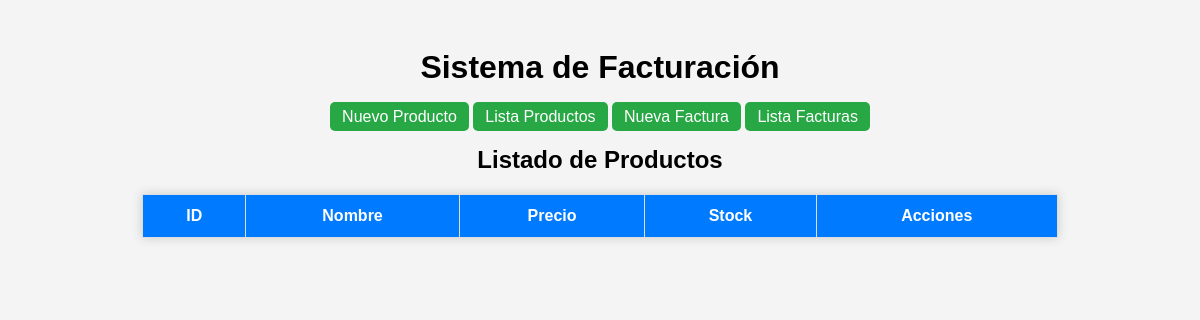
/productos/, run on an earlier commit of the app's database.
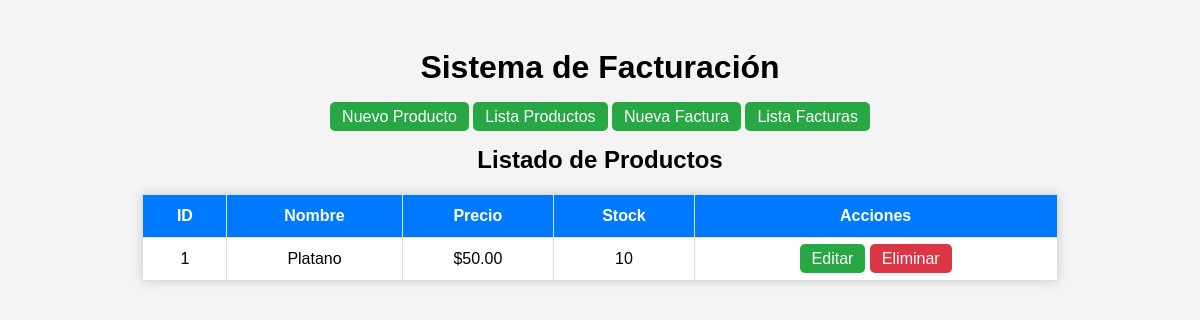
And on a later commit of the database.
### facturacion/models.py (models this page shows, shortened)
class Producto(models.Model):
    nombre = models.CharField(max_length=100)
    precio = models.DecimalField(max_digits=10, decimal_places=2)
    stock = models.IntegerField()

### facturacion/views.py (the view)
# urls.py: path('productos/', listar_productos, name='listar_productos'),
def listar_productos(request):
    productos = Producto.objects.all()
    return render(request, 'listar_productos.html', {'productos': productos})

### facturacion/Templates/listar_productos.html (shortened to what this page needs)
{% extends "base.html" %}
{% block content %}
    <h2 style="text-align: center;">Listado de Productos</h2>
    <table>
        <tr>
            <th>ID</th>
            <th>Nombre</th>
            <th>Precio</th>
            <th>Stock</th>
            <th>Acciones</th>
        </tr>
        {% for producto in productos %}
        <tr>
            <td>{{ producto.id }}</td>
            <td>{{ producto.nombre }}</td>
            <td>${{ producto.precio }}</td>
            <td>{{ producto.stock }}</td>
            <td>
                <a href="{% url 'editar_producto' producto.id %}" class="btn">Editar</a>
                <a href="{% url 'eliminar_producto' producto.id %}" class="btn btn-danger"
                 onclick="return confirm('¿Seguro que deseas eliminar {{ producto.nombre }}?')">
                 Eliminar
                </a>
            </td>
        </tr>
        {% endfor %}
    </table>
{% endblock %}

What changed in the data, as far as the page shows it:
added Producto: id "1", nombre "Platano", precio "50.00", stock "10"
